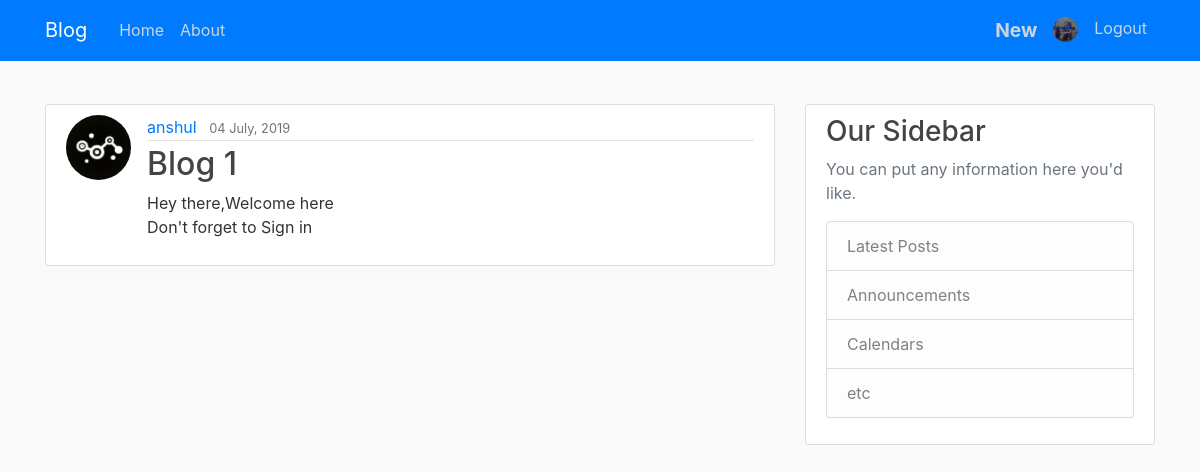
Screenshot of /post/1/ (signed in) with the database file from the repository.
### users/models.py (models this page shows, shortened)
class Profile(models.Model):
    user = models.OneToOneField(User , on_delete = models.CASCADE)
    image = models.ImageField( default = 'default.jpg' , upload_to = 'profile_pics' )

### test_app/models.py (models this page shows, shortened)
class Post(models.Model):
    title = models.CharField(max_length = 100)
    content = models.TextField()
    date_posted = models.DateTimeField(default = timezone.now)
    author = models.ForeignKey(User , on_delete = models.CASCADE)

### test_app/views.py (the view)
# urls.py: path('post/<int:pk>/', PostDetailView.as_view(), name='post-detail'),
class PostDetailView(DetailView):
    model = Post

### test_app/templates/test_app/post_detail.html (shortened to what this page needs)
{% extends "test_app/base.html" %}
{% block content %}
    <article class="media content-section">
        <a href="{% url 'user-posts' post.author.username %}"><img src="{{ object.author.profile.image.url }}" class="rounded-circle article-img"></a>
        <div class="media-body">
            <div class="article-metadata">
                <a class="mr-2" href="{% url 'user-posts' object.author.username %}">{{ object.author }}</a>
                <small class="text-muted">{{ object.date_posted | date:" d F, Y" }}</small>
            </div>
            <h2 class="article-title">{{ object.title }}</h2>
            <p class="article-content">{{ object.content }}</p>
        </div>
    </article>
{% endblock %}
{% block sidebar %}
<div class="content-section">
    <h3>Our Sidebar</h3>
    <p class='text-muted'>You can put any information here you'd like.
        <ul class="list-group">
            <li class="list-group-item list-group-item-light">Latest Posts</li>
            <li class="list-group-item list-group-item-light">Announcements</li>
            <li class="list-group-item list-group-item-light">Calendars</li>
            <li class="list-group-item list-group-item-light">etc</li>
        </ul>
    </p>
</div>
{% endblock %}

### test_app/templates/test_app/base.html (shortened to what this page needs)
{% load static %}
<!DOCTYPE html>
<html>
    <head>
        <link rel="stylesheet" href="https://maxcdn.bootstrapcdn.com/bootstrap/4.0.0/css/bootstrap.min.css"
>
        <link rel="stylesheet" type="text/css" href="{% static 'test_app/main.css' %}">
    </head>
    <body>
        <header class="site-header">
            <nav class="navbar navbar-expand-md navbar-dark bg-primary fixed-top">
                <div class="container">
                    <a class="navbar-brand mr-4" href="{% url 'test-home' %}"> Blog</a>
                    <div class="collapse navbar-collapse" id="navbarToggle">
                        <div class="navbar-nav mr-auto">
                            <a class="nav-item nav-link" href="{% url 'test-home' %}">Home</a>
                            <a class="nav-item nav-link" href="{% url 'test-about' %}">About</a>
                        </div>
                        <div class="navbar-nav">
                            {% if user.is_authenticated %}
                                <a class="nav-item nav-link" href="{% url  'post-create' %}">
                                    <big><b>New</b></big>
                                </a>
                                <a class="nav-item nav-link" href="{% url  'profile' %}">
                                    <img src="{{ user.profile.image.url }}" style="border-radius: 30px ;" width="25px">
                                </a>
                                <a class="nav-item nav-link" href="{% url  'logout' %}">
                                    Logout
                                </a>
                            {%else%}
                                <a class="nav-item nav-link" href="{% url 'login' %}">Login</a>
                                <a class="nav-item nav-link" href="{% url 'register'%}">Register</a>
                            {% endif %}
                        </div>
                    </div>
                </div>
            </nav><br>
        </header>
        <main role="main" class="container">
            <div class="row">
                <div class="col-md-8">
                    {% block content %}{% endblock %}
                </div>
                <div class="col-md-4">
                    {% block sidebar %} {% endblock %}
                </div>
            </div>
        </main>
    </body>
</html>

### test_app/static/test_app/main.css (style rules this page uses)
body { background: #fafafa; color: #333333; margin-top: 5rem; }
h1, h2, h3, h4, h5, h6 { color: #444444; }
ul { margin: 0; }
.site-header .navbar-nav .nav-link { color: #cbd5db; }
.content-section { background: #ffffff; padding: 10px 20px; border: 1px solid #dddddd; border-radius: 3px; margin-bottom: 20px; }
.article-title { color: #444444; }
.article-content { white-space: pre-line; }
.article-img { height: 65px; width: 65px; margin-right: 16px; }
.article-metadata { padding-bottom: 1px; margin-bottom: 4px; border-bottom: 1px solid #e3e3e3 }

### rows the page displays
Post: author.profile.image (picture), author "anshul", date_posted "04 July, 2019", title "Blog 1", content "Hey there,Welcome here Don't forget to Sign in"
